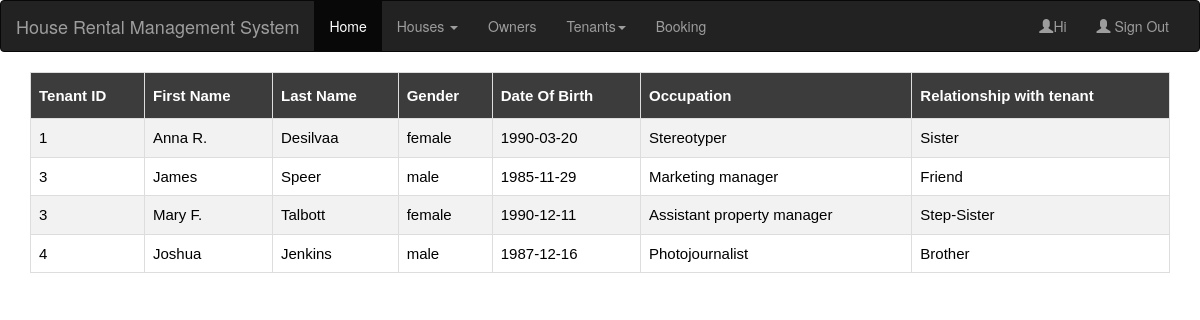
/members.php, run on the app's committed database.
### tables this page shows
CREATE TABLE IF NOT EXISTS `member` (
  `t_id` int(11) NOT NULL,
  `fname` varchar(20) NOT NULL,
  `lname` varchar(20) NOT NULL,
  `occupation` varchar(50) DEFAULT NULL,
  `gender` varchar(10) DEFAULT NULL,
  `dob` date DEFAULT NULL,
  `relationship` varchar(20) DEFAULT NULL
);

### members.php (the view, shortened to what this page needs)
<!DOCTYPE html>
<html lang="en">
<head>
   <link rel="stylesheet" type="text/css" href="table.css">
  <link rel="stylesheet" href="https://maxcdn.bootstrapcdn.com/bootstrap/3.4.0/css/bootstrap.min.css">
</head>
<body>
<nav class="navbar navbar-inverse">
  <div class="container-fluid">
    <div class="navbar-header">
      <a class="navbar-brand" href="#">House Rental Management System</a>
    </div>
    <div class="collapse navbar-collapse" id="myNavbar">
      <ul class="nav navbar-nav">
        <li class="active"><a href="home.php">Home</a></li>
        <li class="dropdown">
          <a class="dropdown-toggle" data-toggle="dropdown" href="#">Houses <span class="caret"></span></a>
        </li>
        <li><a href="owner.php">Owners</a></li>
        <li class="dropdown">
          <a class="dropdown-toggle" data-toggle="dropdown" href="#">Tenants<span class="caret"></span></a>
          </li>
        <li><a href="booking.php">Booking</a></li>
      </ul>
      <ul class="nav navbar-nav navbar-right">
         <li><a href="#"><span class="glyphicon glyphicon-user"></span>Hi <?php session_start();echo $_SESSION['uname'];?></a>
         </li>
        <li><a href="index.html"><span class="glyphicon glyphicon-user"></span> Sign Out</a></li>
      </ul>
    </div>
  </div>
</nav>
<div class="container">
  <table border="1" id="customers">
    <tr>
      <th>Tenant ID</th>
      <th>First Name</th>
      <th>Last Name</th>
      <th>Gender</th>
      <th>Date Of Birth</th>
      <th>Occupation</th>
      <th>Relationship with tenant</th>
    </tr>
<?php
include("connection.php");
$query="select * from member";
$data=mysqli_query($conn,$query);
while($result=mysqli_fetch_assoc($data))
{
 echo "<tr><td>".$result['t_id']."</td><td>".$result['fname']."</td><td>".$result['lname']."</td><td>".$result['gender']."</td><td>".$result['dob']."</td><td>".$result['occupation']."</td><td>".$result['relationship']."</td></tr>";
}
echo "</table>";
?>
</div>
</body>
</html>

### table.css (style rules this page uses)
table { width:100%; color: black; font-family: monospace; font-size: 15px; text-align: left; border-color: black; border-style: solid; }
#customers { font-family: "Trebuchet MS", Arial, Helvetica, sans-serif; border-collapse: collapse; width: 100%; }
#customers td, #customers th { border: 1px solid #ddd; padding: 8px; }
#customers tr:nth-child(even) { background-color: #f2f2f2; }
#customers th { padding-top: 12px; padding-bottom: 12px; text-align: left; background-color: #3c3c3c; color: white; }

### data on the page
member: t "1", fname "Anna R.", lname "Desilvaa", gender "female", dob "1990-03-20", occupation "Stereotyper", relationship "Sister"
member: t "3", fname "James", lname "Speer", gender "male", dob "1985-11-29", occupation "Marketing manager", relationship "Friend"
member: t "3", fname "Mary F.", lname "Talbott", gender "female", dob "1990-12-11", occupation "Assistant property manager", relationship "Step-Sister"
member: t "4", fname "Joshua", lname "Jenkins", gender "male", dob "1987-12-16", occupation "Photojournalist", relationship "Brother"
